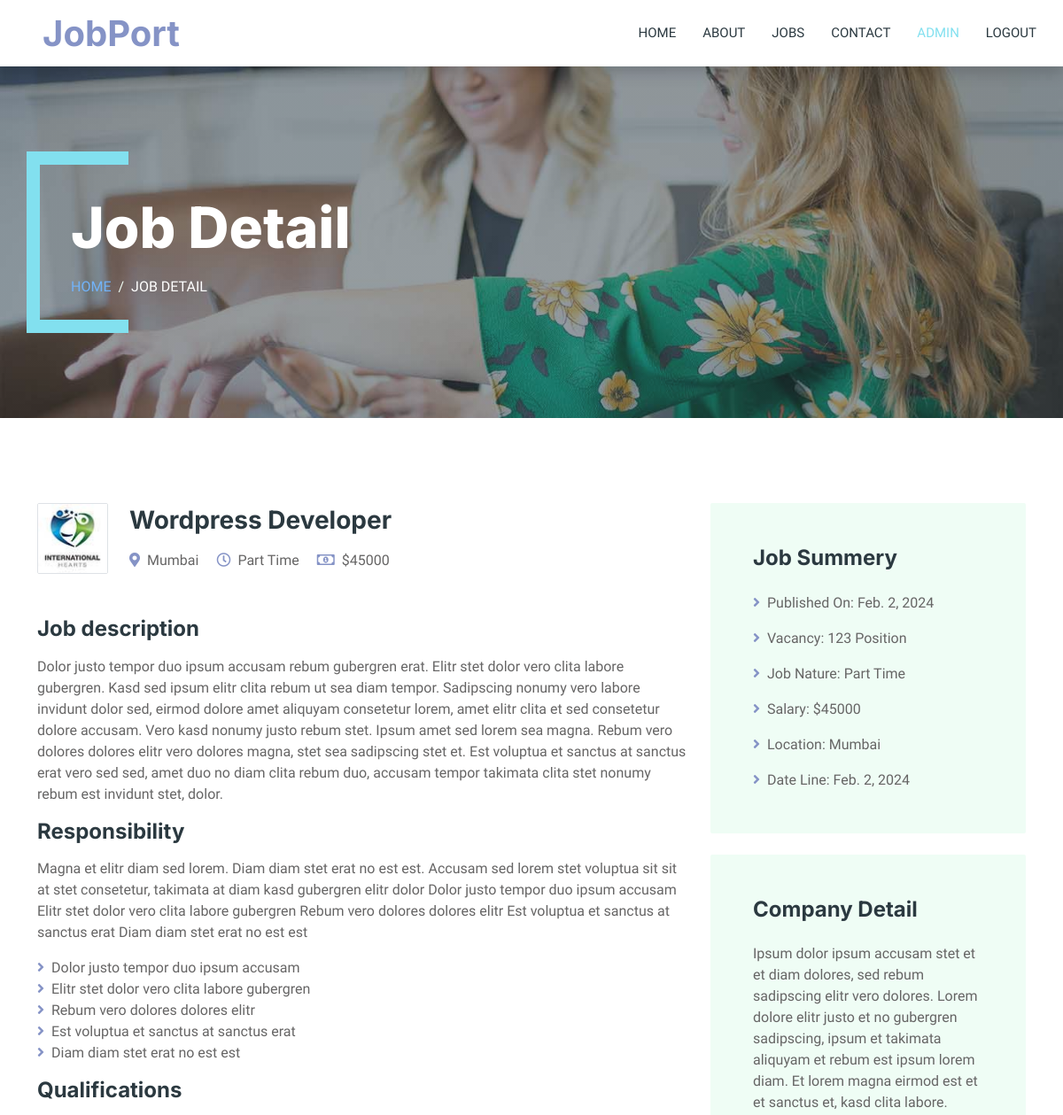
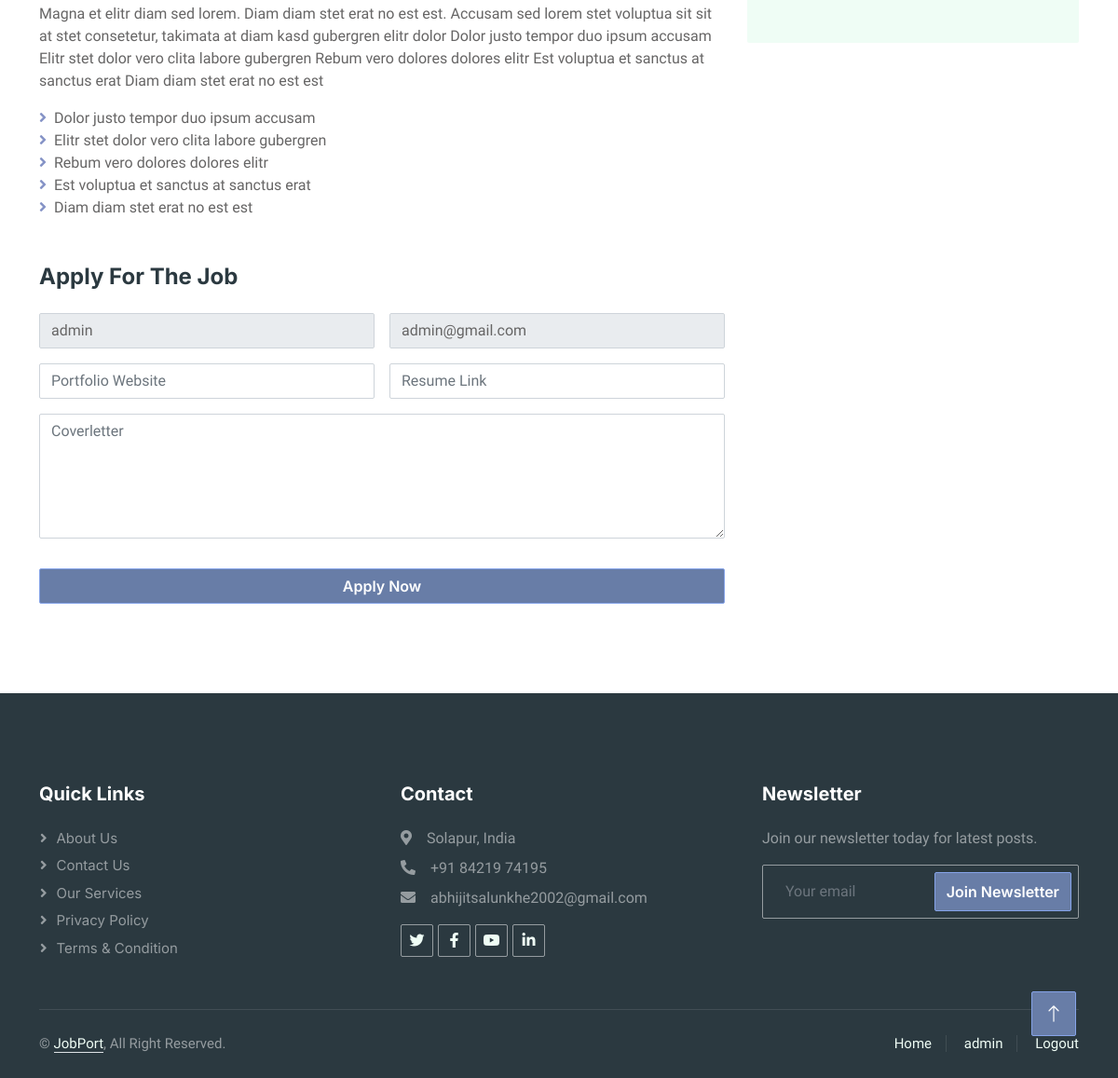
The page /detail/2 (signed in) on the database its author committed (2 pictures, top to bottom).
### app/models.py (models this page shows)
class Job(models.Model):
    logo = models.ImageField(upload_to='Company Logo')
    post = models.CharField(max_length=50)
    location = models.CharField(max_length=30)
    job_type = models.CharField(max_length=10)
    date_of_release = models.DateField()
    salary = models.IntegerField()
    job_desc = models.TextField()
    responsibility_desc = models.TextField()
    qualification_desc = models.TextField()

### app/views.py (the view)
# urls.py: path('detail/<int:pk>',views.detail,name='detail'),
@login_required(login_url='/login/')
def detail(request,pk = None):
    postdata = Job.objects.get(id = pk)
    username = request.user.username if request.user.is_authenticated else None
    context = {
        'data': postdata, 'username': username
    }
    return render(request, 'details.html', context)

### templates/details.html (shortened to what this page needs)
{% extends "base.html" %}
{% load static %}
{% block content %}
        <div class="container-xxl py-5 bg-dark page-header mb-5">
            <div class="container my-5 pt-5 pb-4">
                <h1 class="display-3 text-white mb-3 animated slideInDown">Job Detail</h1>
                <nav aria-label="breadcrumb">
                    <ol class="breadcrumb text-uppercase">
                        <li class="breadcrumb-item"><a href="/">Home</a></li>
                        <li class="breadcrumb-item text-white active" aria-current="page">Job Detail</li>
                    </ol>
                </nav>
            </div>
        </div>
        <div class="container-xxl py-5 wow fadeInUp" data-wow-delay="0.1s">
            <div class="container">
                <div class="row gy-5 gx-4">
                    <div class="col-lg-8">
                        <div class="d-flex align-items-center mb-5">
                            <img class="flex-shrink-0 img-fluid border rounded" src="{{data.logo.url}}" alt="" style="width: 80px; height: 80px;">
                            <div class="text-start ps-4">
                                <h3 class="mb-3">{{data.post}}</h3>
                                <span class="text-truncate me-3"><i class="fa fa-map-marker-alt text-primary me-2"></i>{{data.location}}</span>
                                <span class="text-truncate me-3"><i class="far fa-clock text-primary me-2"></i>{{data.job_type}}</span>
                                <span class="text-truncate me-0"><i class="far fa-money-bill-alt text-primary me-2"></i>${{data.salary}}</span>
                            </div>
                        </div>
                        <div class="mb-5">
                            <h4 class="mb-3">Job description</h4>
                            <p>{{data.job_desc}}</p>
                            <h4 class="mb-3">Responsibility</h4>
                            <p>{{data.responsibility_desc}}</p>
                            <ul class="list-unstyled">
                                <li><i class="fa fa-angle-right text-primary me-2"></i>Dolor justo tempor duo ipsum accusam</li>
                                <li><i class="fa fa-angle-right text-primary me-2"></i>Elitr stet dolor vero clita labore gubergren</li>
                                <li><i class="fa fa-angle-right text-primary me-2"></i>Rebum vero dolores dolores elitr</li>
                                <li><i class="fa fa-angle-right text-primary me-2"></i>Est voluptua et sanctus at sanctus erat</li>
                                <li><i class="fa fa-angle-right text-primary me-2"></i>Diam diam stet erat no est est</li>
                            </ul>
                            <h4 class="mb-3">Qualifications</h4>
                            <p>{{data.qualification_desc}}</p>
                            <ul class="list-unstyled">
                                <li><i class="fa fa-angle-right text-primary me-2"></i>Dolor justo tempor duo ipsum accusam</li>
                                <li><i class="fa fa-angle-right text-primary me-2"></i>Elitr stet dolor vero clita labore gubergren</li>
                                <li><i class="fa fa-angle-right text-primary me-2"></i>Rebum vero dolores dolores elitr</li>
                                <li><i class="fa fa-angle-right text-primary me-2"></i>Est voluptua et sanctus at sanctus erat</li>
                                <li><i class="fa fa-angle-right text-primary me-2"></i>Diam diam stet erat no est est</li>
                            </ul>
                        </div>
                        <div class="">
                            <h4 class="mb-4">Apply For The Job</h4>
                            <form method="POST" action="application">
                                <div class="row g-3">
                                    <div class="col-12 col-sm-6">
                                        <input type="text" name="name" class="form-control" placeholder="Your Name" value="{{user.username}}" readonly required>
                                    </div>
                                    <div class="col-12 col-sm-6">
                                        <input type="email" name="email" class="form-control" placeholder="Your Email" value="{{user.email}}" readonly required>
                                    </div>
                                    <div class="col-12 col-sm-6">
                                        <input type="text" name="web" class="form-control" placeholder="Portfolio Website" required>
                                    </div>
                                    <div class="col-12 col-sm-6">
                                        <input type="text" name="link" class="form-control" placeholder="Resume Link" required>
                                    </div>
                                    <div class="col-12">
                                        <textarea class="form-control" name="coverletter" rows="5" placeholder="Coverletter" required></textarea>
                                    </div>
                                    <div class="col-12">
                                        <button class="btn btn-primary w-100" onclick="sent()" type="submit">Apply Now</button>
                                    </div>
                                </div>
                            </form>
                        </div>
                    </div>
                    <div class="col-lg-4">
                        <div class="bg-light rounded p-5 mb-4 wow slideInUp" data-wow-delay="0.1s">
                            <h4 class="mb-4">Job Summery</h4>
                            <p><i class="fa fa-angle-right text-primary me-2"></i>Published On: {{data.date_of_release}}</p>
                            <p><i class="fa fa-angle-right text-primary me-2"></i>Vacancy: 123 Position</p>
                            <p><i class="fa fa-angle-right text-primary me-2"></i>Job Nature: {{data.job_type}}</p>
                            <p><i class="fa fa-angle-right text-primary me-2"></i>Salary: ${{data.salary}}</p>
                            <p><i class="fa fa-angle-right text-primary me-2"></i>Location: {{data.location}}</p>
                            <p class="m-0"><i class="fa fa-angle-right text-primary me-2"></i>Date Line: {{data.date_of_release}}</p>
                        </div>
                        <div class="bg-light rounded p-5 wow slideInUp" data-wow-delay="0.1s">
                            <h4 class="mb-4">Company Detail</h4>
                            <p class="m-0">Ipsum dolor ipsum accusam stet et et diam dolores, sed rebum sadipscing elitr vero dolores. Lorem dolore elitr justo et no gubergren sadipscing, ipsum et takimata aliquyam et rebum est ipsum lorem diam. Et lorem magna eirmod est et et sanctus et, kasd clita labore.</p>
                        </div>
                    </div>
                </div>
            </div>
        </div>
        {% endblock %}

### templates/base.html (shortened to what this page needs)
{% load static %}
<!DOCTYPE html>
<html lang="en">
<head>
    <link href="https://cdnjs.cloudflare.com/ajax/libs/font-awesome/5.10.0/css/all.min.css" rel="stylesheet">
    <link href="https://cdn.jsdelivr.net/npm/bootstrap-icons@1.4.1/font/bootstrap-icons.css" rel="stylesheet">
    <link href="{% static 'lib/animate/animate.min.css' %}" rel="stylesheet">
    <link href="{% static 'lib/owlcarousel/assets/owl.carousel.min.css' %}" rel="stylesheet">
    <link href="{% static 'css/bootstrap.min.css' %}" rel="stylesheet">
    <link href="{% static 'css/style.css' %}" rel="stylesheet">
</head>
<body>
    <div class="container-xxl bg-white p-0">
        <nav class="navbar navbar-expand-lg bg-white navbar-light shadow sticky-top p-0">
            <a href="/" class="navbar-brand d-flex align-items-center text-center py-0 px-4 px-lg-5">
                <h1 class="m-0 text-primary">JobPort</h1>
            </a>
            <div class="collapse navbar-collapse" id="navbarCollapse">
                <div class="navbar-nav ms-auto p-4 p-lg-0">
                    <a href="/" class="nav-item nav-link">Home</a>
                    <a href="/about" class="nav-item nav-link">About</a>
                    <a href="/jobs" class="nav-item nav-link">Jobs</a>
                    <a href="/contact" class="nav-item nav-link">Contact</a>
                    {% if user.is_authenticated %}
                        <a href="#" class="nav-item nav-link active">{{user.username}}</a>
                        <a href="/logout" class="nav-item nav-link">Logout</a>
                    {% else %}
                        <a href="/register" class="nav-item nav-link">Register</a>
                        <a href="/login" class="nav-item nav-link">Login</a>
                    {% endif %}
                </div>
            </div>
        </nav>
        {% block content %}
        {% endblock %}
        <div class="container-fluid bg-dark text-white-50 footer pt-5 mt-5 wow fadeIn" data-wow-delay="0.1s">
            <div class="container py-5">
                <div class="row g-5">
                    <div class="col-lg-4 col-md-6">
                        <h5 class="text-white mb-4">Quick Links</h5>
                        <a class="btn btn-link text-white-50" href="about">About Us</a>
                        <a class="btn btn-link text-white-50" href="contact">Contact Us</a>
                        <a class="btn btn-link text-white-50" href="#">Our Services</a>
                        <a class="btn btn-link text-white-50" href="#">Privacy Policy</a>
                        <a class="btn btn-link text-white-50" href="#">Terms & Condition</a>
                    </div>
                    <div class="col-lg-4 col-md-6">
                        <h5 class="text-white mb-4">Contact</h5>
                        <p class="mb-2"><i class="fa fa-map-marker-alt me-3"></i>Solapur, India</p>
                        <p class="mb-2"><i class="fa fa-phone-alt me-3"></i>+91 84219 74195</p>
                        <p class="mb-2"><i class="fa fa-envelope me-3"></i>abhijitsalunkhe2002@gmail.com</p>
                        <div class="d-flex pt-2">
                            <a class="btn btn-outline-light btn-social" href="#"><i class="fab fa-twitter"></i></a>
                            <a class="btn btn-outline-light btn-social" href="#"><i class="fab fa-facebook-f"></i></a>
                            <a class="btn btn-outline-light btn-social" href="#"><i class="fab fa-youtube"></i></a>
                            <a class="btn btn-outline-light btn-social" href="#"><i class="fab fa-linkedin-in"></i></a>
                        </div>
                    </div>
                    <div class="col-lg-4 col-md-6">
                        <h5 class="text-white mb-4">Newsletter</h5>
                        <p>Join our newsletter today for latest posts.</p>
                        <div class="position-relative mx-auto" style="max-width: 400px;">
                            <form method="POST" action="emails">
                                <input class="form-control bg-transparent w-100 py-3 ps-4 pe-5" name="email" type="text" placeholder="Your email">
                                <button type="submit" class="btn btn-primary py-2 position-absolute top-0 end-0 mt-2 me-2">Join Newsletter</button>
                            </form>
                        </div>
                    </div>
                </div>
            </div>
            <div class="container">
                <div class="copyright">
                    <div class="row">
                        <div class="col-md-6 text-center text-md-start mb-3 mb-md-0">
                            &copy; <a class="border-bottom" href="#">JobPort</a>, All Right Reserved.
                        </div>
                        <div class="col-md-6 text-center text-md-end">
                            <div class="footer-menu">
                                <a href="/">Home</a>
                                {% if user.is_authenticated %}
                                <a href="#">{{user.username}}</a>
                                <a href="logout">Logout</a>
                                {% else %}
                                <a href="login">Login</a>
                                <a href="register">Register</a>
                                {% endif %}
                            </div>
                        </div>
                    </div>
                </div>
            </div>
        </div>
        <a href="#" class="btn btn-lg btn-primary btn-lg-square back-to-top"><i class="bi bi-arrow-up"></i></a>
    </div>
</body>
</html>

### static/css/style.css (style rules this page uses)
:root { --primary: #82e0ef; --secondary: #8593c6; --light: #EFFDF5; --dark: #2B3940; }
.back-to-top { position: fixed; display: none; right: 45px; bottom: 45px; z-index: 99; }
.btn { font-family: 'Inter', sans-serif; font-weight: 600; transition: .5s; }
.btn.btn-primary, .btn.btn-secondary { color: #FFFFFF; }
.btn-lg-square { width: 48px; height: 48px; }
.btn-square, .btn-sm-square, .btn-lg-square { padding: 0; display: flex; align-items: center; justify-content: center; font-weight: normal; border-radius: 2px; }
.navbar-dark .navbar-nav .nav-link, .navbar-light .navbar-nav .nav-link { margin-right: 30px; padding: 25px 0; color: #FFFFFF; font-size: 15px; text-transform: uppercase; outline: none; }
.navbar-dark .navbar-nav .nav-link:hover, .navbar-dark .navbar-nav .nav-link.active, .navbar-light .navbar-nav .nav-link:hover, .navbar-light .navbar-nav .nav-link.active { color: var(--primary); }
.navbar-light .navbar-brand, .navbar-light a.btn { height: 75px; }
.navbar-light .navbar-nav .nav-link { color: var(--dark); font-weight: 500; }
.navbar-light.sticky-top { top: -100px; transition: .5s; }
.header-carousel .container, .page-header .container { position: relative; padding: 45px 0 45px 35px; border-left: 15px solid var(--primary); }
.header-carousel .container::before, .header-carousel .container::after, .page-header .container::before, .page-header .container::after { position: absolute; content: ""; top: 0; left: 0; width: 100px; height: 15px; background: var(--primary); }
.header-carousel .container::after, .page-header .container::after { top: 100%; margin-top: -15px; }
.page-header { background: linear-gradient(rgba(43, 57, 64, .5), rgba(43, 57, 64, .5)), url(../img/carousel-1.jpg) center center no-repeat; background-size: cover; }
.breadcrumb-item + .breadcrumb-item::before { color: var(--light); }
.footer .btn.btn-social { margin-right: 5px; width: 35px; height: 35px; display: flex; align-items: center; justify-content: center; color: var(--light); border: 1px solid rgba(255,255,255,0.5); border-radius: 2px; transition: .3s; }
.footer .btn.btn-link { display: block; margin-bottom: 5px; padding: 0; text-align: left; font-size: 15px; font-weight: normal; text-transform: capitalize; transition: .3s; }
.footer .btn.btn-link::before { position: relative; content: "\f105"; font-family: "Font Awesome 5 Free"; font-weight: 900; margin-right: 10px; }
.footer .form-control { border-color: rgba(255,255,255,0.5); }
.footer .copyright { padding: 25px 0; font-size: 15px; border-top: 1px solid rgba(256, 256, 256, .1); }
.footer .copyright a { color: var(--light); }
.footer .footer-menu a { margin-right: 15px; padding-right: 15px; border-right: 1px solid rgba(255, 255, 255, .1); }
.footer .footer-menu a:last-child { margin-right: 0; padding-right: 0; border-right: none; }

### rows shown on the page
Job: logo (picture), post "Wordpress Developer", location "Mumbai", job_type "Part Time", salary "45000", job_desc "Dolor justo tempor duo ipsum accusam rebum gubergren erat. Elitr stet dolor vero clita labore gubergren. Kasd sed ipsum elitr clita rebum ut sea diam tempor. Sadipscing nonumy vero labore invidunt dolor sed, eirmod dolore amet aliquyam consetetur lorem, amet elitr clita et sed consetetur dolore accusam. Vero kasd nonumy justo rebum stet. Ipsum amet sed lorem sea magna. Rebum vero dolores dolores elitr vero dolores magna, stet sea sadipscing stet et. Est voluptua et sanctus at sanctus erat vero sed sed, amet duo no diam clita rebum duo, accusam tempor takimata clita stet nonumy rebum est invidunt stet, dolor.", responsibility_desc "Magna et elitr diam sed lorem. Diam diam stet erat no est est. Accusam sed lorem stet voluptua sit sit at stet consetetur, takimata at diam kasd gubergren elitr dolor Dolor justo tempor duo ipsum accusam Elitr stet dolor vero clita labore gubergren Rebum vero dolores dolores elitr Est voluptua et sanctus at sanctus erat Diam diam stet erat no est est", qualification_desc "Magna et elitr diam sed lorem. Diam diam stet erat no est est. Accusam sed lorem stet voluptua sit sit at stet consetetur, takimata at diam kasd gubergren elitr dolor Dolor justo tempor duo ipsum accusam Elitr stet dolor vero clita labore gubergren Rebum vero dolores dolores elitr Est voluptua et sanctus at sanctus erat Diam diam stet erat no est est", date_of_release "Feb. 2, 2024"

### other values the page prints
{{ user.username }} "ADMIN"
{{ user.username }} "admin"
